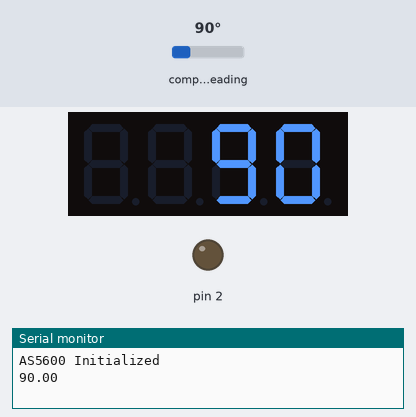
Recording of a sketch running on a simulated Arduino Uno, built with avr-gcc and run on an emulated ATmega328P. Shown: 4-digit seven-segment display, output pins drawn as LEDs (lit = HIGH), the last lines printed to the serial monitor. The test bench sets the inputs (shaded band); at power-on: compass heading 90°.

Above: at 1.2 s.
1.3 s: compass heading set to 7°
At 2.0 s:
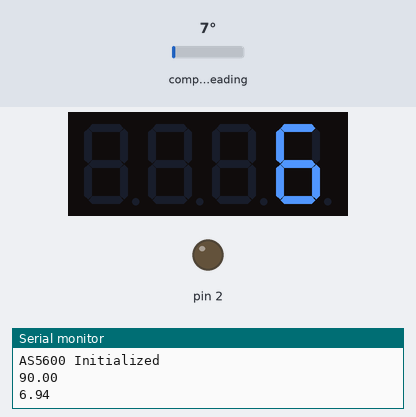
2.8 s: compass heading set to 180°
At 4.0 s:
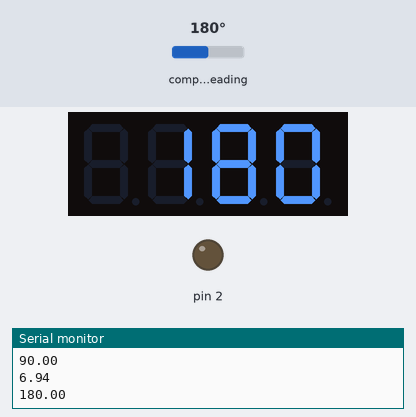
4.3 s: compass heading set to 269°
At 4.9 s:
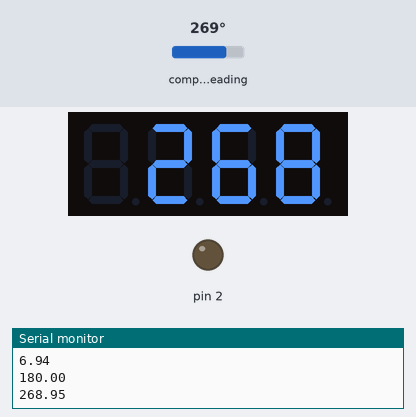
Timing chart, 0 to 7.3 s (numbered marks = the images above; inputs shaded):
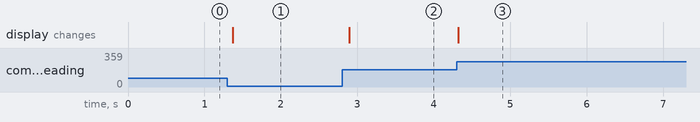

The sketch:

test_ms5600.ino
```cpp
#include <Wire.h>
#include <AS5600.h>
#include "TM1637Display.h"

AS5600 encoder;

unsigned long prev_angle;
TM1637Display display = TM1637Display(11, 10);

void setup() {
  Serial.begin(9600);
  Wire.begin();

  if (!encoder.begin()) {
    Serial.println("AS5600 not detected. Check wiring!");
    while (1);
  }
  Serial.println("AS5600 Initialized");
  // initialize digital pin LED_BUILTIN as an output.
  display.clear();
  pinMode(2, OUTPUT);
  display.setBrightness(7);
  // Serial.begin(9600);

}

void loop() {
  // Read absolute angle in degrees (0.0 to 360.0)
  unsigned long angle = encoder.readAngle();
  float factor = 360.0f/4096.0f;
  if (angle != prev_angle){
    unsigned int ord = int(angle * factor);

    display.showNumberDecEx(ord, 0, false, 4, 0);
    Serial.println(float(angle) * factor);

  }
  prev_angle = angle;
  delay(100); // 10Hz update rate
}
```

Measured:
- after the input at 1.3 s, the display: changes after 0.07 s (image 1)
- after the input at 2.8 s, the display: changes after 0.10 s (image 2)
- after the input at 4.3 s, the display: changes at once (image 3)
